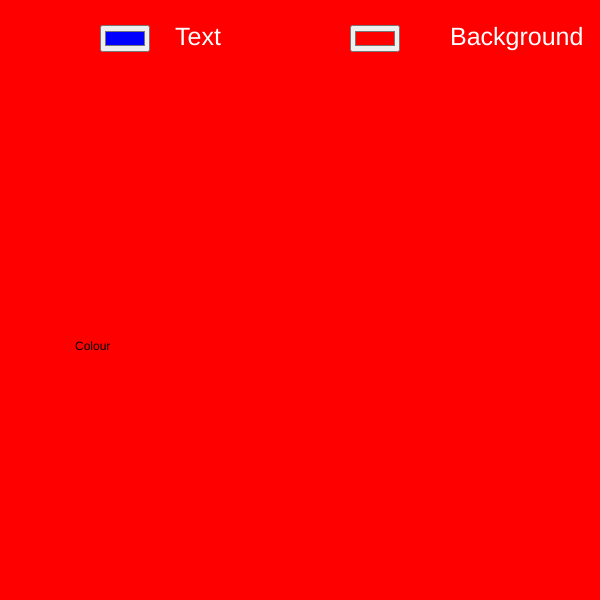
Frame 1 (no input)
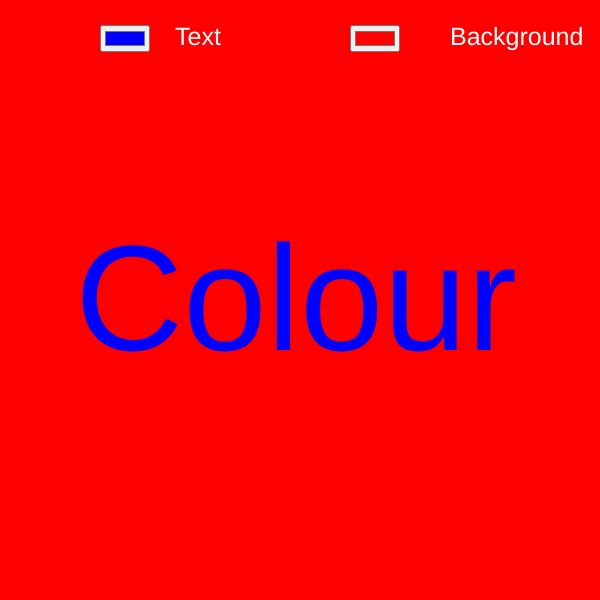
Frame 60 (no input)
Frame 120 (the mouse pressed at the canvas centre since frame 60): identical to frame 60, image omitted

The p5.js sketch that drew these frames (run headless with seeded random() and noise() and a simulated clock; from frame 60 on, the mouse is pressed at the canvas centre):

// p5.js sketch
// ── sketch.js
let colorPicker1;
let colorPicker2;

function setup() {
    const container = select('main');

    createCanvas(600, 600);

    colorPicker1 = createColorPicker('red');
    colorPicker2 = createColorPicker('blue');
    
    colorPicker1.parent(container);
    colorPicker2.parent(container);
    
    colorPicker1.position(350, 25);
    colorPicker2.position(100, 25);
}

function draw() {
  background(colorPicker1.value());
  text('Colour', 75, 350);
  textSize(25);
  fill(255);

  text('Text', 175, 45);
  textSize(25)
  fill(255);

  text('Background', 450, 45);
  textSize(150)
  fill(colorPicker2.value())
}
